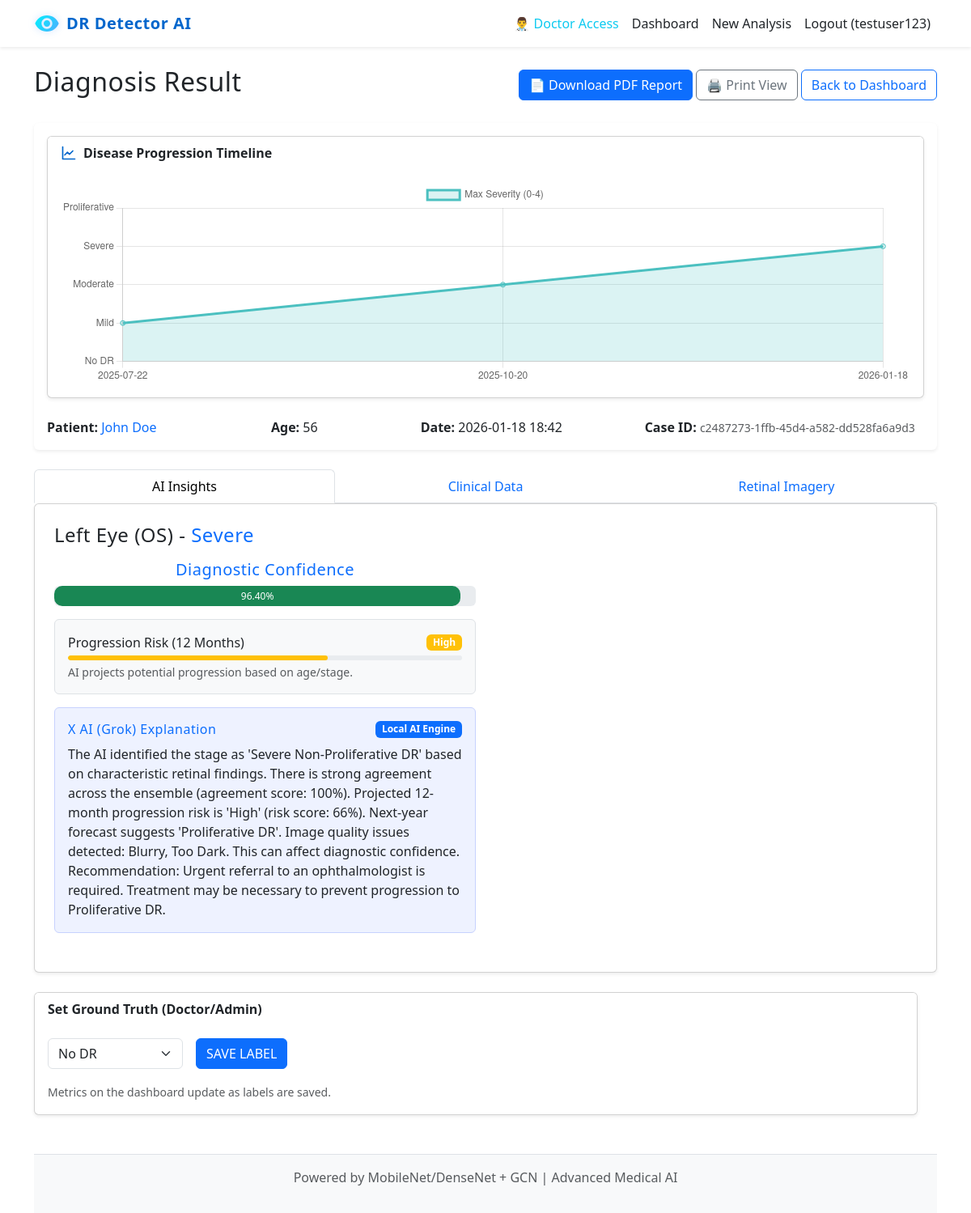
The app's page /case/c2487273-1ffb-45d4-a582-dd528fa6a9d3 (signed in) with its own data.
### app.py (models this page shows, shortened)
class User(db.Model):
    id = db.Column(db.Integer, primary_key=True)
    username = db.Column(db.String(80), unique=True, nullable=False)
    password_hash = db.Column(db.String(120), nullable=False)
    role = db.Column(db.String(20), default='user')  # 'admin' for doctors, 'user' for regular
    created_at = db.Column(db.DateTime, nullable=True)  # Nullable for migration compatibility

class PredictionHistory(db.Model):
    id = db.Column(db.Integer, primary_key=True)
    case_id = db.Column(db.String(36), nullable=False) # UUID for grouping Left/Right
    filename = db.Column(db.String(100), nullable=False)
    original_path = db.Column(db.String(200), nullable=False)
    heatmap_path = db.Column(db.String(200), nullable=False)
    prediction = db.Column(db.String(50), nullable=False)
    confidence = db.Column(db.Float, nullable=False)
    timestamp = db.Column(db.DateTime, default=datetime.utcnow)
    patient_name = db.Column(db.String(100), nullable=True)
    patient_age = db.Column(db.Integer, nullable=True)
    eye_side = db.Column(db.String(10), nullable=True) # Left or Right
    enhancement_used = db.Column(db.String(20), default='None')
    quality_score = db.Column(db.Integer, default=100)
    quality_issues = db.Column(db.String(200), default='None')
    image_quality_score = db.Column(db.Integer, nullable=True)
    quality_issues = db.Column(db.String(100), nullable=True)
    true_label = db.Column(db.String(50), nullable=True)
    true_class_id = db.Column(db.Integer, nullable=True)

### app.py (the view)
@app.route('/case/<case_id>')
@login_required
@doctor_required
def case_result(case_id):
    entries = PredictionHistory.query.filter_by(case_id=case_id).all()
    if not entries:
        flash('Case not found.')
        return redirect(url_for('dashboard'))
    patient_name = entries[0].patient_name
    history_entries = PredictionHistory.query.filter_by(patient_name=patient_name).order_by(PredictionHistory.timestamp).all()
    timeline_data = {
        'dates': [],
        'scores': [] # Severity 0-4
    }
    seen_dates = set()
    severity_map = {'No DR': 0, 'Mild': 1, 'Moderate': 2, 'Severe': 3, 'Proliferative DR': 4}
    for h in history_entries:
        d_str = h.timestamp.strftime('%Y-%m-%d')
        sev = severity_map.get(h.prediction, 0)
        if d_str in seen_dates:
             idx = timeline_data['dates'].index(d_str)
             if sev > timeline_data['scores'][idx]:
                 timeline_data['scores'][idx] = sev
        else:
            seen_dates.add(d_str)
            timeline_data['dates'].append(d_str)
            timeline_data['scores'].append(sev)
    enriched_entries = []
    for entry in entries:
        pred_map = {
            'No DR': 0, 'Mild': 1, 'Moderate': 2, 'Severe': 3, 'Proliferative DR': 4
        }
        pred_id = pred_map.get(entry.prediction, 0)
        clinical = get_clinical_info(pred_id)
        votes, consensus_score = get_ensemble_predictions(pred_id)
        risk_data = predict_risk_progression(pred_id, entry.patient_age or 50)
        entry.clinical = clinical
        entry.ensemble_votes = votes
        entry.consensus_score = consensus_score
        entry.risk_data = risk_data
        entry.explanation = generate_explanation(pred_id, entry.quality_issues, consensus_score, risk_data)
        enriched_entries.append(entry)
    return render_template('case_result.html', entries=enriched_entries, case_id=case_id, timeline=timeline_data)

### templates/case_result.html (shortened to what this page needs)
{% extends "base.html" %}
{% block content %}
<div class="row mb-4">
    <div class="col-md-12 d-flex justify-content-between align-items-center">
        <h2>Diagnosis Result</h2>
        <div>
            <a href="{{ url_for('export_pdf', case_id=case_id) }}" class="btn btn-primary">📄 Download PDF Report</a>
            <button onclick="window.print()" class="btn btn-outline-secondary">🖨️ Print View</button>
            <a href="{{ url_for('dashboard') }}" class="btn btn-outline-primary">Back to Dashboard</a>
        </div>
    </div>
</div>
<div class="card shadow-sm mb-4 border-0">
    <div class="card-body">
{% if timeline.dates|length > 1 %}
<div class="row mb-4">
    <div class="col-md-12">
        <div class="card shadow-sm">
            <div class="card-header border-0 bg-white fw-bold d-flex align-items-center gap-2">
                Disease Progression Timeline
            </div>
            <div class="card-body">
                <canvas id="timelineChart" style="max-height: 250px;"></canvas>
            </div>
        </div>
    </div>
</div>
{% endif %}
<div class="row">
            <div class="col-md-3"><strong>Patient:</strong> <span class="text-primary">{{ entries[0].patient_name }}</span></div>
            <div class="col-md-2"><strong>Age:</strong> {{ entries[0].patient_age }}</div>
            <div class="col-md-3"><strong>Date:</strong> {{ entries[0].timestamp.strftime('%Y-%m-%d %H:%M') }}</div>
            <div class="col-md-4"><strong>Case ID:</strong> <small class="text-muted">{{ case_id }}</small></div>
        </div>
    </div>
</div>
<div class="row">
    <div class="col-12">
        <ul class="nav nav-tabs nav-justified" id="resultTabs" role="tablist">
            <li class="nav-item" role="presentation">
                <button class="nav-link active" id="ai-insights-tab" data-bs-toggle="tab" data-bs-target="#ai-insights" type="button" role="tab">AI Insights</button>
            </li>
            <li class="nav-item" role="presentation">
                <button class="nav-link" id="clinical-data-tab" data-bs-toggle="tab" data-bs-target="#clinical-data" type="button" role="tab">Clinical Data</button>
            </li>
            <li class="nav-item" role="presentation">
                <button class="nav-link" id="retinal-imagery-tab" data-bs-toggle="tab" data-bs-target="#retinal-imagery" type="button" role="tab">Retinal Imagery</button>
            </li>
        </ul>
        <div class="tab-content card shadow-sm" id="resultTabsContent">
            <div class="tab-pane fade show active" id="ai-insights" role="tabpanel">
                <div class="row p-4">
                    {% for entry in entries %}
                    <div class="col-lg-6 mb-4">
                        <h4 class="mb-3">{{ entry.eye_side }} Eye ({{ 'OS' if entry.eye_side == 'Left' else 'OD' }}) - <span class="text-primary">{{ entry.prediction }}</span></h4>
                        <div class="mb-3 text-center">
                            <h5 class="text-primary">Diagnostic Confidence</h5>
                            <div class="progress" style="height: 25px; background-color: #e9ecef;">
                                <div class="progress-bar bg-{{ 'success' if entry.confidence > 90 else 'warning' if entry.confidence > 75 else 'danger' }}"
                                     role="progressbar"
                                     style="width: {{ entry.confidence }}%;"
                                     aria-valuenow="{{ entry.confidence }}"
                                     aria-valuemin="0"
                                     aria-valuemax="100">
                                     {{ "%.2f"|format(entry.confidence) }}%
                                </div>
                            </div>
                        </div>
                        <div class="mt-3 p-3 rounded" style="background: #f8f9fa; border: 1px solid #dee2e6;">
                            <div class="d-flex justify-content-between align-items-center mb-1">
                                <span>Progression Risk (12 Months)</span>
                                <span class="badge bg-{{ 'danger' if entry.risk_data.level == 'Critical' else 'warning' if entry.risk_data.level == 'High' else 'info' }}">
                                    {{ entry.risk_data.level }}
                                </span>
                            </div>
                            <div class="progress" style="height: 6px; background-color: #e9ecef;">
                                <div class="progress-bar bg-{{ 'danger' if entry.risk_data.level == 'Critical' else 'warning' if entry.risk_data.level == 'High' else 'info' }}"
                                     style="width: {{ entry.risk_data.score }}%"></div>
                            </div>
                            <small class="text-muted d-block mt-1">AI projects {{ 'stabilization' if entry.risk_data.next_year_forecast <= 1 else 'potential progression' }} based on age/stage.</small>
                        </div>
                        <div class="mt-3 p-3 rounded" style="background: #eef2ff; border: 1px solid #c7d2fe;">
                            <div class="d-flex justify-content-between align-items-center mb-2">
                                <h6 class="text-primary mb-0">X AI (Grok) Explanation</h6>
                                <span class="badge bg-primary">{{ entry.explanation.source if entry.explanation.source else 'Local AI' }}</span>
                            </div>
                            <p class="mb-0 text-dark">{{ entry.explanation.explanation if entry.explanation.explanation else entry.explanation }}</p>
                        </div>
                    </div>
                    {% endfor %}
                </div>
            </div>
    </div>
</div>
<div class="row mt-4">
    <div class="col-md-12">
        <div class="card shadow-sm">
            <div class="card-header border-0 bg-white fw-bold">Set Ground Truth (Doctor/Admin)</div>
            <div class="card-body">
                <form method="post" action="{{ url_for('set_label', entry_id=entries[0].id) }}" class="row g-3">
                    <div class="col-auto">
                        <select name="true_label" class="form-select">
                            <option value="No DR">No DR</option>
                        </select>
                    </div>
                    <div class="col-auto">
                        <button type="submit" class="btn btn-primary">SAVE LABEL</button>
                    </div>
                    <div class="col-12">
                        <small class="text-muted">Metrics on the dashboard update as labels are saved.</small>
                    </div>
                </form>
            </div>
        </div>
    </div>
</div>
<script>
    {% if timeline.dates|length > 1 %}
    const ctx = document.getElementById('timelineChart').getContext('2d');
    new Chart(ctx, {
        type: 'line',
        data: {
            labels: {{ timeline.dates | tojson }},
            datasets: [{
                label: 'Max Severity (0-4)',
                data: {{ timeline.scores | tojson }},
                borderColor: 'rgb(75, 192, 192)',
                tension: 0.1,
                fill: true,
                backgroundColor: 'rgba(75, 192, 192, 0.2)'
            }]
        },
        options: {
            scales: {
                y: {
                    min: 0,
                    max: 4,
                    ticks: {
                        stepSize: 1,
                        callback: function(value) {
                            return ['No DR', 'Mild', 'Moderate', 'Severe', 'Proliferative'][value];
                        }
                    }
                }
            }
        }
    });
    {% endif %}
    document.querySelectorAll('.img-container').forEach(container => {
        const img = container.querySelector('img');
        container.addEventListener('mousemove', function(e) {
            const { left, top, width, height } = container.getBoundingClientRect();
            const x = (e.clientX - left) / width * 100;
            const y = (e.clientY - top) / height * 100;
            img.style.transformOrigin = `${x}% ${y}%`;
            img.style.transform = "scale(2.5)";
        });
        container.addEventListener('mouseleave', function() {
            img.style.transform = "scale(1)";
            img.style.transformOrigin = "center center";
        });
    });
</script>
{% endblock %}

### templates/base.html (shortened to what this page needs)
<!DOCTYPE html>
<html lang="en">
<head>
    <link rel="stylesheet" href="{{ url_for('static', filename='css/style.css') }}">
    <link rel="stylesheet" href="{{ url_for('static', filename='css/light.css') }}">
    <link href="https://cdn.jsdelivr.net/npm/bootstrap@5.3.0/dist/css/bootstrap.min.css" rel="stylesheet">
</head>
<body id="body">
    <nav class="navbar navbar-expand-lg navbar-light mb-4 sticky-top shadow-sm">
        <div class="container">
            <a class="navbar-brand d-flex align-items-center gap-2" href="{{ url_for('index') }}">
                DR Detector AI
            </a>
            <div class="collapse navbar-collapse" id="navbarNav">
                <ul class="navbar-nav ms-auto">
                    {% if session.get('user_id') %}
                        {% if session.get('role') == 'admin' %}
                        <li class="nav-item">
                            <span class="nav-link text-info">👨‍⚕️ Doctor Access</span>
                        </li>
                        {% endif %}
                        <li class="nav-item">
                            {% if session.get('role') in ['admin', 'doctor'] %}
                            <a class="nav-link" href="{{ url_for('dashboard') }}">Dashboard</a>
                            {% else %}
                            <span class="nav-link text-muted">View Only</span>
                            {% endif %}
                        </li>
                        <li class="nav-item">
                            {% if session.get('role') in ['admin', 'doctor'] %}
                            <a class="nav-link" href="{{ url_for('analyze') }}">New Analysis</a>
                            {% endif %}
                        </li>
                        <li class="nav-item">
                            <a class="nav-link" href="{{ url_for('logout') }}">Logout ({{ session.get('username') }})</a>
                        </li>
                    {% endif %}
                </ul>
            </div>
        </div>
    </nav>
    <div class="container">
        {% block content %}{% endblock %}
    </div>
    <footer class="text-center mt-5 py-3 bg-light">
        <p class="text-muted">Powered by MobileNet/DenseNet + GCN | Advanced Medical AI</p>
    </footer>
</body>
</html>

### records on screen
User: get "testuser123"
PredictionHistory: patient_name "John Doe", patient_age "56", timestamp "2026-01-18 18:42", case "c2487273-1ffb-45d4-a582-dd528fa6a9d3", eye_side "Left", eye_side "OS", prediction "Severe", confidence "96.40", risk_data.level "High", {{ entry.risk_data.score }} 66 (drawn), risk_data "potential progression", explanation "Local AI Engine", explanation "The AI identified the stage as 'Severe Non-Proliferative DR' based on characteristic retinal findings. There is strong agreement across the ensemble (agreement score: 100%). Projected 12-month progression risk is 'High' (risk score: 66%). Next-year forecast suggests 'Proliferative DR'. Image quality issues detected: Blurry, Too Dark. This can affect diagnostic confidence. Recommendation: Urgent referral to an ophthalmologist is required. Treatment may be necessary to prevent progression to Proliferative DR."

### other values on screen
chart data {{ timeline.dates | tojson }} ["2025-07-22", "2025-10-20", "2026-01-18"]
chart data {{ timeline.scores | tojson }} [1, 2, 3]
